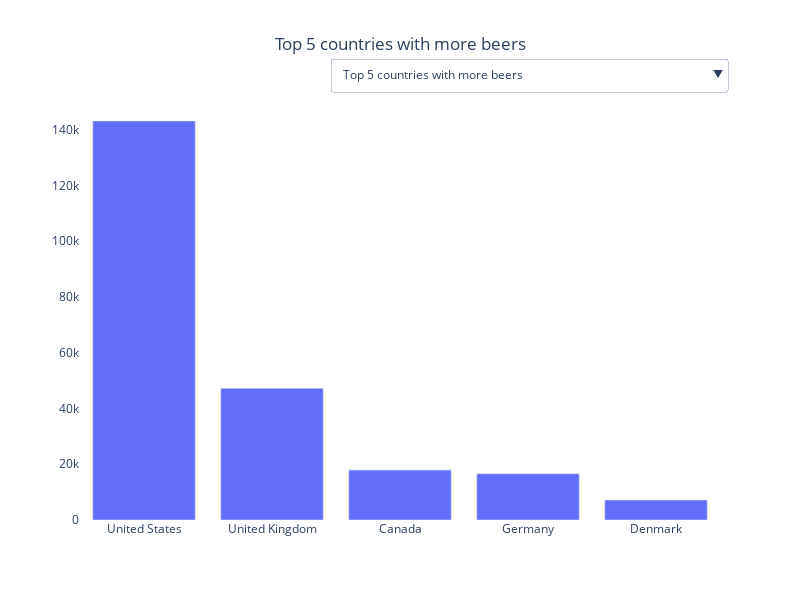

Here is the notebook cell this chart was saved with:
### Code cell
# Plot the top 5 for each category
data_presentation.plot_top_5()

### Figure 1 — Plotly figure (JSON) as saved in the notebook; plotly's stock layout.template omitted (floating-point values rounded to 4 significant figures)
{"data": [{"name": "Beers", "type": "bar", "x": ["United States", "United Kingdom", "Canada", "Germany", "Denmark"], "y": [143134, 47274, 17925, 16582, 7131]}, {"name": "Users", "type": "bar", "visible": false, "x": ["United States", "Canada", "United Kingdom", "Australia", "Poland"], "y": [25717, 3048, 2941, 1355, 1288]}, {"name": "Breweries", "type": "bar", "visible": false, "x": ["United States", "United Kingdom", "Germany", "Italy", "Canada"], "y": [5657, 2175, 1806, 787, 717]}, {"name": "Ratings by user country", "type": "bar", "visible": false, "x": ["United States", "Denmark", "United Kingdom", "Canada", "Sweden"], "y": [2971041, 546124, 496158, 490043, 262688]}, {"name": "Ratings by brewery country", "type": "bar", "visible": false, "x": ["United States", "United Kingdom", "Belgium", "Germany", "Canada"], "y": [2753329, 696040, 579251, 455876, 302556]}], "layout": {"barmode": "group", "height": 600, "paper_bgcolor": "rgb(255,255,255)", "plot_bgcolor": "rgb(255,255,255)", "title": {"text": "Top 5 countries with more beers", "x": 0.5}, "updatemenus": [{"active": 0, "buttons": [{"args": [{"visible": [true, false, false, false, false]}, {"title": "Top 5 countries with more beers"}], "label": "Top 5 countries with more beers", "method": "update"}, {"args": [{"visible": [false, true, false, false, false]}, {"title": "Top 5 countries with more users"}], "label": "Top 5 countries with more users", "method": "update"}, {"args": [{"visible": [false, false, true, false, false]}, {"title": "Top 5 countries with more breweries"}], "label": "Top 5 countries with more breweries", "method": "update"}, {"args": [{"visible": [false, false, false, true, false]}, {"title": "Top 5 countries with more ratings based on the user country"}], "label": "Top 5 countries with more ratings based on the user country", "method": "update"}, {"args": [{"visible": [false, false, false, false, true]}, {"title": "Top 5 countries with more ratings based on the brewery country"}], "label": "Top 5 countries with more ratings based on the brewery country", "method": "update"}], "x": 0.7, "xanchor": "center", "y": 1.1, "yanchor": "top"}], "width": 800}}
